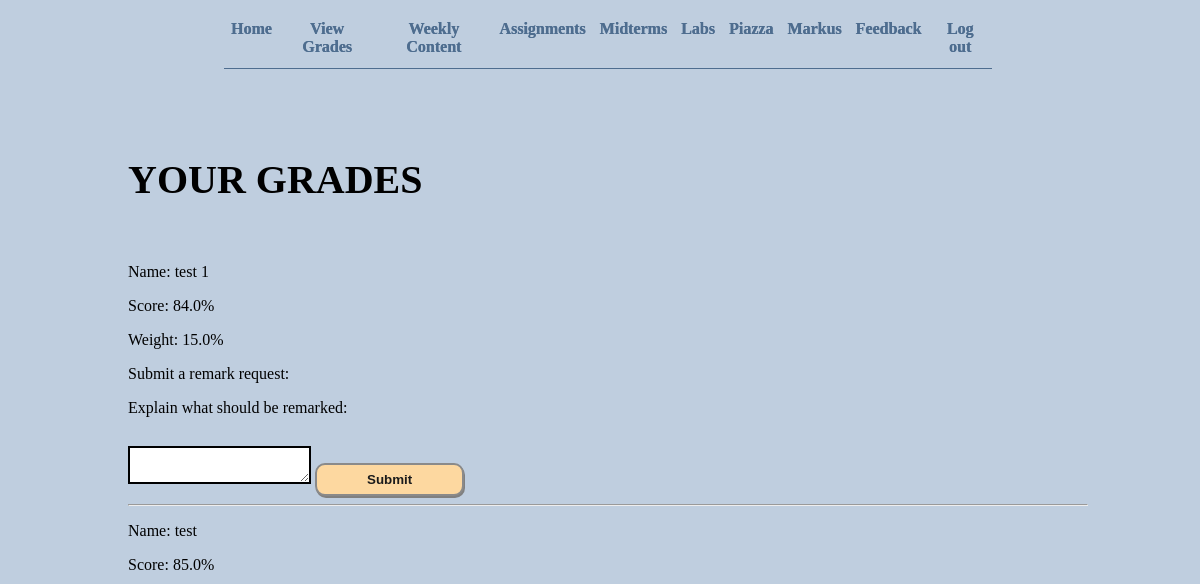
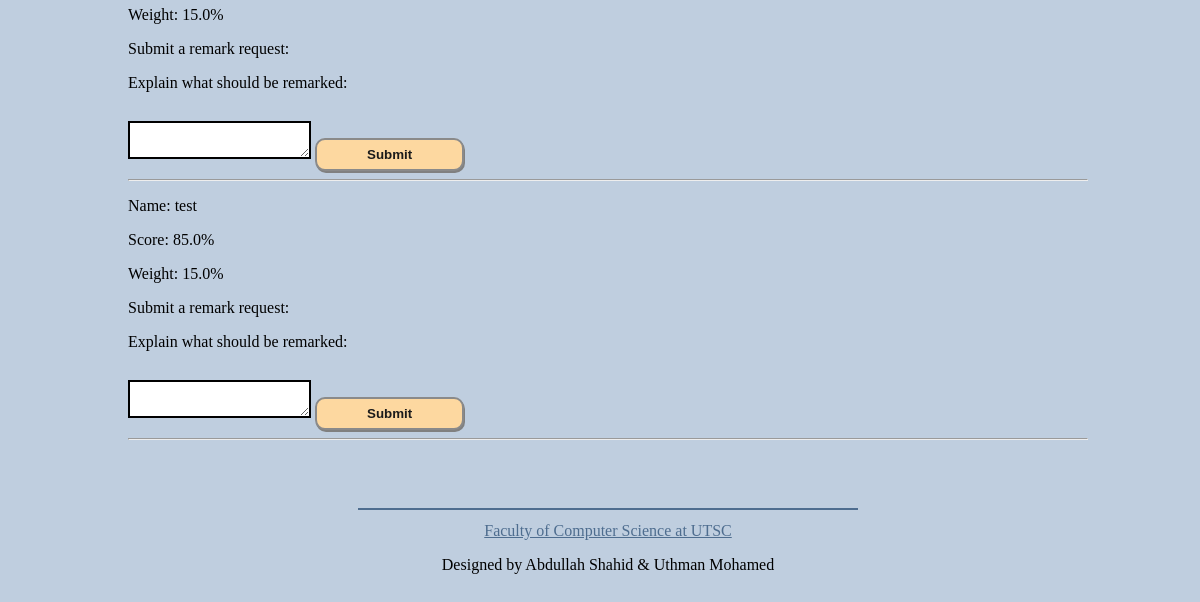
/view/grades (signed in), run on an earlier commit of the app's database (2 pictures, top to bottom).
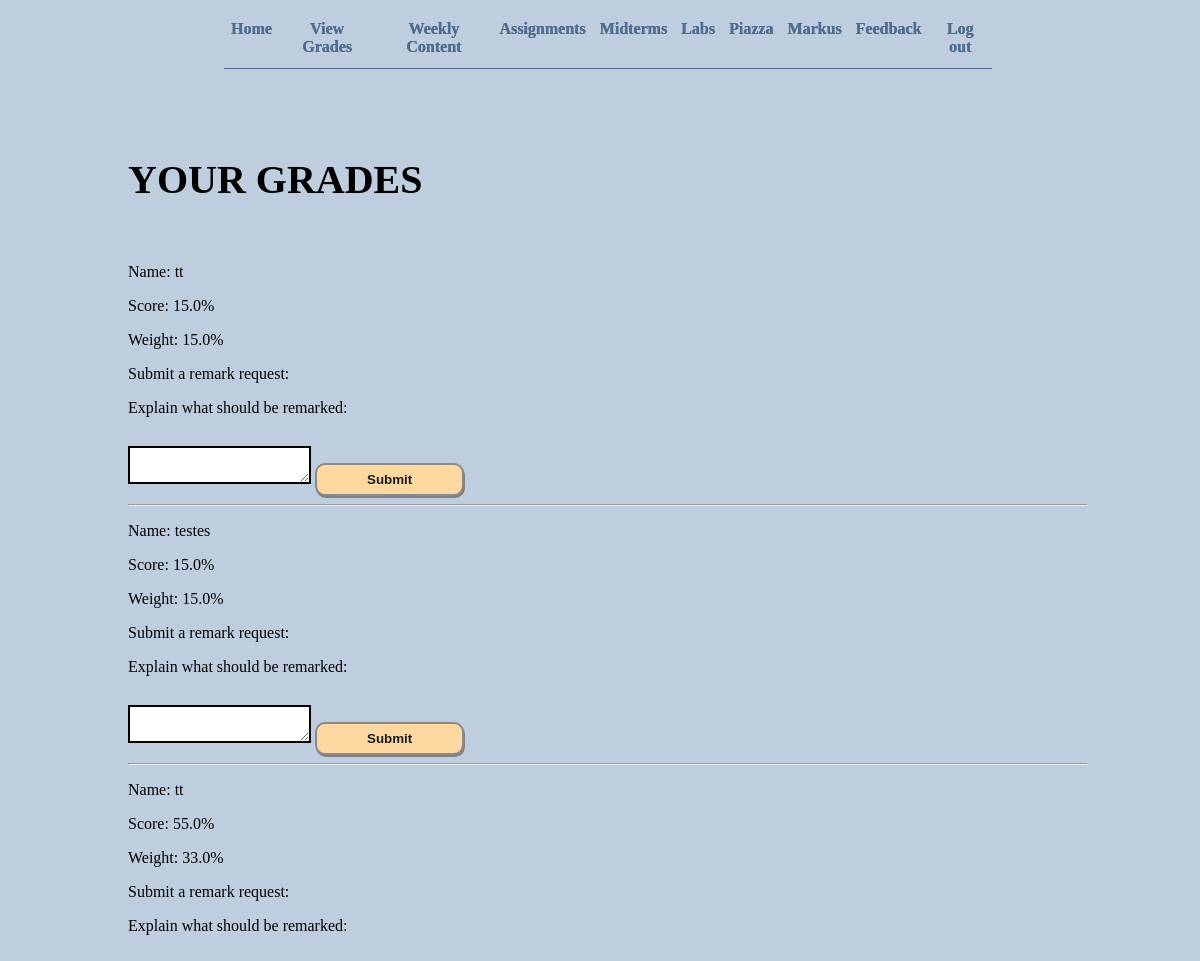
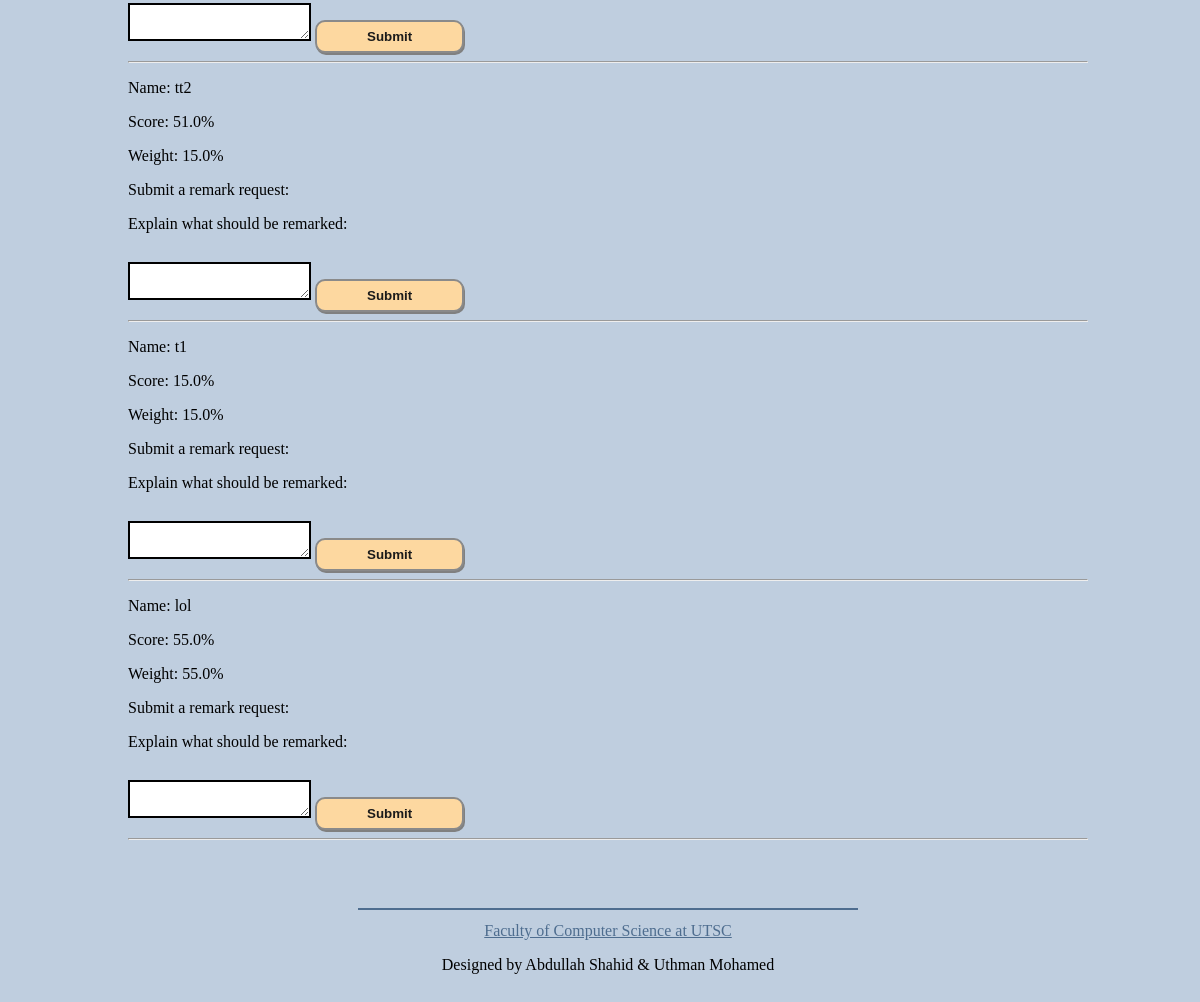
And on a later commit of the database (2 pictures, top to bottom).
### app.py (models this page shows, shortened)
class Grade(db.Model):
    __tablename__ = 'Grade'
    id = db.Column(db.Integer, primary_key = True)
    user_id = db.Column(db.Integer, db.ForeignKey('User.id'), nullable = False)
    ass_name = db.Column(db.String(30), nullable = False)
    score = db.Column(db.Float, nullable = False)
    weight = db.Column(db.Float, nullable = False)

### app.py (the view)
@app.route('/view/grades')
def view_grades():
    if 'username' not in session:
        return redirect(url_for('login'))
    if not session['is_student']:
        return redirect(url_for('add_grades'))
    page_name = 'view_grades'
    grades = get_grades(session['username'])
    return render_template('view_grades.html', page_name = page_name, grades = grades)

### app.py (called while the page is built)
def get_grades(username):
    user = User.query.filter_by(username = username).first()
    return Grade.query.filter_by(user_id=user.id).all()

### templates/view_grades.html (shortened to what this page needs)
{% extends "template.html" %}
{% block content %}
{% if session.username %}
    <h1>Your grades</h1>
    {% if grades %}
    {% for grade in grades %}
        <div class="row">
            <p>Name: {{grade.ass_name}} </p>
            <p>Score: {{grade.score}}%</p>
            <p>Weight: {{grade.weight}}%</p>
            <p>Submit a remark request:</p>
            <form action="/remark_request/{{grade.id}}" method="post">
                <p>Explain what should be remarked:</p>
                <textarea name="remarkContent" required></textarea>
                <button type="submit">Submit</button>
            </form>
        </div>
        <hr>
    {% endfor %}
    {% else %}
    <p>You do not have any grades yet.</p>
    {% endif %}
{%endif%}
{% endblock %}

### templates/template.html (shortened to what this page needs)
<!DOCTYPE html>
<html lang="en">
<head>
    <link rel="stylesheet" href="{{ url_for('static', filename='css/template.css') }}">
    <link rel="stylesheet" href="{{ url_for('static', filename='css/' + page_name + '.css') }}">
</head>
<body>
    <header>
        <nav>
            {% if session.username %}
                <a href="/">Home</a>
                {% if session.is_student %}
                    <a href="/view/grades">View Grades</a>
                {% else %}
                    <a href='/view/students'>Students</a>
                    <a href='/view/remark_requests'>Remark requests</a>
                {% endif %}
                <a href="/weeklyContent">Weekly Content</a>
                <a href="/assignments">Assignments</a>
                <a href="/midterms">Midterms</a>
                <a href="/labs">Labs</a>
                <a href="https://piazza.com/class/kxj5alixpjg4ft" target="_blank">Piazza</a>
                <a href="https://markus.utsc.utoronto.ca/cscb20w22" target="_blank">Markus</a>
                {% if session.is_student %}
                    <a href="/add/feedback">Feedback</a>
                {% else %}
                    <a href="/view/feedback">Feedback</a>
                {% endif %}
                <a href="/logout">Log out</a>
            {% else %}
                <a href="/login">Login</a>
                <a href="/register">register</a>
            {% endif %}
        </nav>
    </header>
    <main>
        {% block content %}
        {% endblock %}
    </main>
    <footer>
        <a href="https://www.utsc.utoronto.ca/cms/faculty-of-computer-science" target="_blank">Faculty of Computer Science at UTSC</a>
        <p>Designed by Abdullah Shahid & Uthman Mohamed</p>
    </footer>
</body>
</html>

### static/css/template.css (style rules this page uses)
* { box-sizing: border-box; }
html, body { height: 100%; width: 100%; font-family: 'Georgia', 'Times New Roman', Times, serif; background-color: rgb(191, 206, 223); }
body { display: flex; flex-direction: column; align-items: center; text-align: center; }
header { padding: 1% 0; border-bottom: 1px solid rgb(78, 109, 143); width: 768px; }
main { width: 100%; padding: 5% 10%; align-self: flex-start; text-align: start; }
footer { border-top: 2px solid rgb(78, 109, 143); width: 500px; margin-top: auto; display: flex; flex-direction: column; justify-content: space-evenly; padding: 1% 0; }
header nav { display: flex; justify-content: space-evenly; }
textarea { border: 2px solid black; }
button { font-weight: bold; text-decoration: unset; appearance: button; color: rgb(27, 27, 27); border-radius: 10px; background-color: rgb(253, 216, 160); border: 2px solid rgb(138, 138, 138); box-shadow: 1px 2px grey; cursor: default; padding: 7px 50px; margin-top: 30px; }
header nav a { color: rgb(78, 109, 143); padding: 0 7px; text-decoration: unset; font-weight: 600; text-shadow: 0.3px 0.3px rgb(78, 109, 143); }
footer a:visited, footer a:link, main a { color:rgb(78, 109, 143); }

### static/css/view_grades.css (style rules this page uses)
* { box-sizing: border-box; }
html, body { height: 100%; width: 100%; font-family: 'Georgia', 'Times New Roman', Times, serif; background-color: rgb(191, 206, 223); }
body { display: flex; flex-direction: column; align-items: center; text-align: center; }
header { padding: 1% 0; border-bottom: 1px solid rgb(78, 109, 143); width: 768px; }
main { padding: 5% 10%; }
footer { border-top: 2px solid rgb(78, 109, 143); width: 500px; margin-top: auto; display: flex; flex-direction: column; justify-content: space-evenly; padding: 1% 0; }
header nav { display: flex; justify-content: space-evenly; }
h1 { text-transform: uppercase; font-size: 40px; margin-bottom: 60px; }
header nav a { color: rgb(78, 109, 143); padding: 0 7px; text-decoration: unset; font-weight: 600; text-shadow: 0.3px 0.3px rgb(78, 109, 143); }
footer a:visited, footer a:link { color:rgb(78, 109, 143); }

What changed in the data, as far as the page shows it:
changed Grade (number 1 of 6 on the later page): ass_name "test 1" → "tt"; score "84.0" → "15.0"
changed Grade: ass_name "test" → "testes"; score "85.0" → "15.0"
changed Grade (number 3 of 6 on the later page): ass_name "test" → "tt"; score "85.0" → "55.0"; weight "15.0" → "33.0"
added Grade: ass_name "tt2", score "51.0", weight "15.0"
added Grade: ass_name "t1", score "15.0", weight "15.0"
added Grade: ass_name "lol", score "55.0", weight "55.0"
